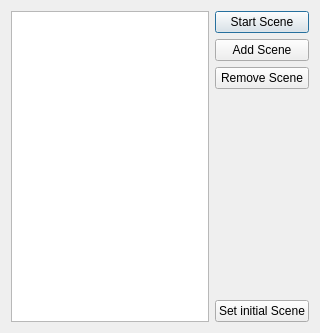
<?xml version="1.0" encoding="UTF-8"?>
<ui version="4.0">
 <class>Dialog</class>
 <widget class="QDialog" name="Dialog">
  <property name="geometry">
   <rect>
    <x>0</x>
    <y>0</y>
    <width>320</width>
    <height>333</height>
   </rect>
  </property>
  <property name="windowTitle">
   <string>Scene Manager</string>
  </property>
  <property name="windowIcon">
   <iconset resource="gui.qrc">
    <normaloff>:/icons/icons/icon.png</normaloff>:/icons/icons/icon.png</iconset>
  </property>
  <layout class="QGridLayout" name="gridLayout">
   <item row="0" column="0">
    <layout class="QHBoxLayout" name="horizontalLayout">
     <property name="sizeConstraint">
      <enum>QLayout::SetNoConstraint</enum>
     </property>
     <item>
      <widget class="QListWidget" name="scenelistList">
       <property name="maximumSize">
        <size>
         <width>16777215</width>
         <height>16777215</height>
        </size>
       </property>
       <property name="sizeIncrement">
        <size>
         <width>100</width>
         <height>100</height>
        </size>
       </property>
       <property name="movement">
        <enum>QListView::Static</enum>
       </property>
       <property name="resizeMode">
        <enum>QListView::Adjust</enum>
       </property>
      </widget>
     </item>
     <item>
      <layout class="QVBoxLayout" name="verticalLayout_3">
       <item>
        <widget class="QPushButton" name="loadScenesBtn">
         <property name="text">
          <string>Start Scene</string>
         </property>
        </widget>
       </item>
       <item>
        <widget class="QPushButton" name="addScenesBtn">
         <property name="text">
          <string>Add Scene</string>
         </property>
        </widget>
       </item>
       <item>
        <widget class="QPushButton" name="removeScenesBtn">
         <property name="text">
          <string>Remove Scene</string>
         </property>
        </widget>
       </item>
       <item>
        <layout class="QGridLayout" name="preview">
         <property name="spacing">
          <number>2</number>
         </property>
        </layout>
       </item>
       <item>
        <spacer name="verticalSpacer">
         <property name="orientation">
          <enum>Qt::Vertical</enum>
         </property>
         <property name="sizeHint" stdset="0">
          <size>
           <width>20</width>
           <height>40</height>
          </size>
         </property>
        </spacer>
       </item>
       <item>
        <widget class="QPushButton" name="setInitialSceneBtn">
         <property name="text">
          <string>Set initial Scene</string>
         </property>
        </widget>
       </item>
      </layout>
     </item>
    </layout>
   </item>
  </layout>
 </widget>
 <resources>
  <include location="gui.qrc"/>
 </resources>
 <connections/>
</ui>
